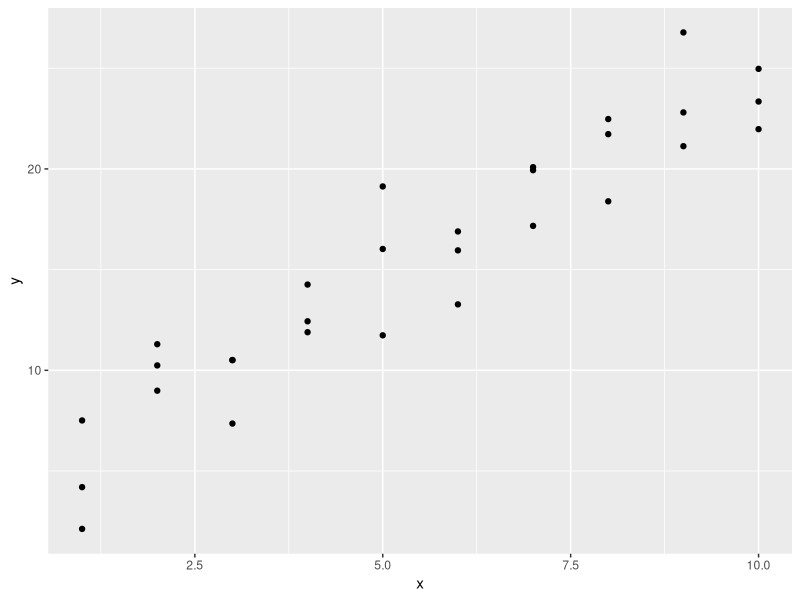
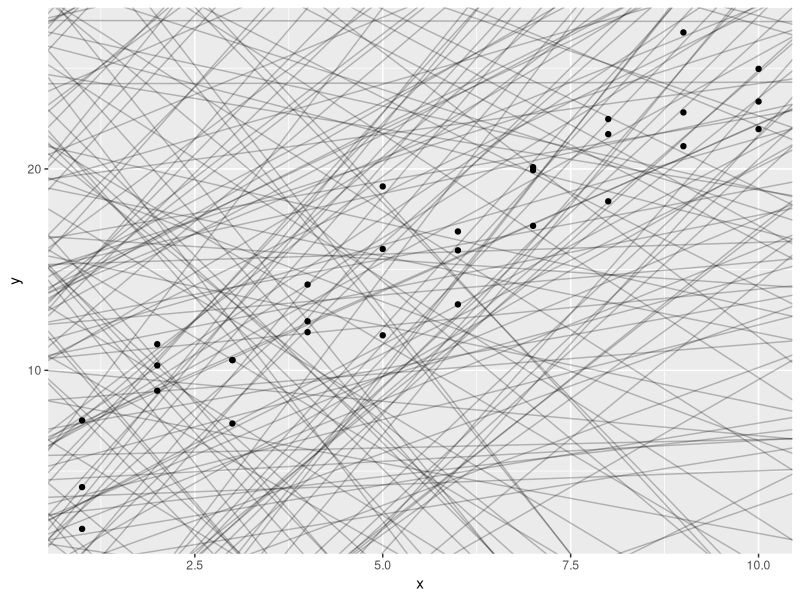
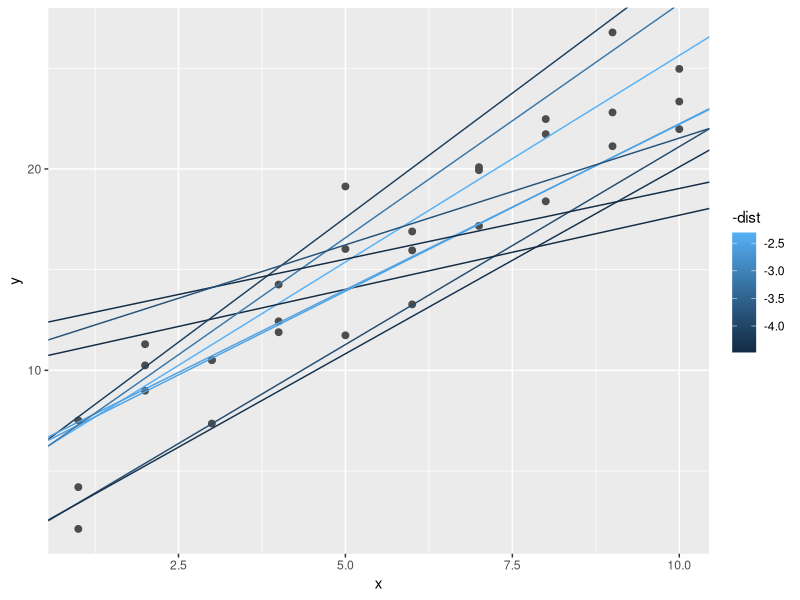
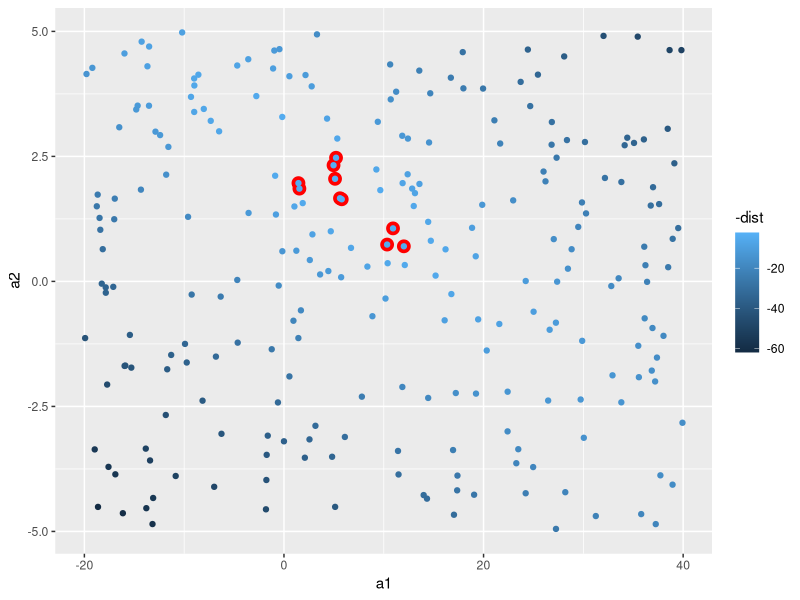
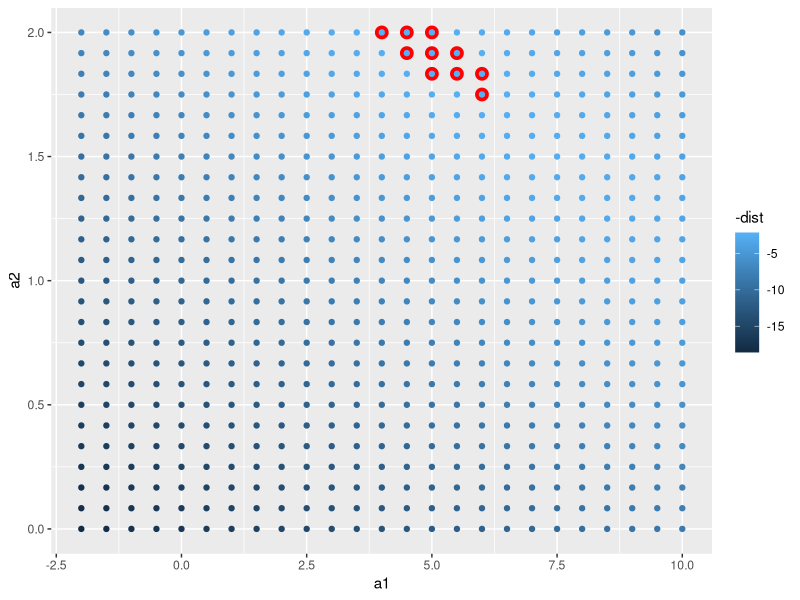
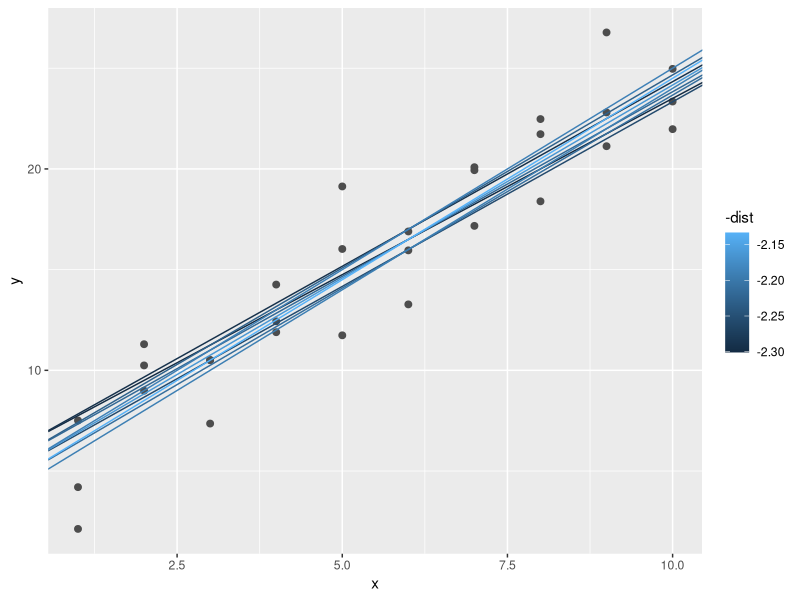
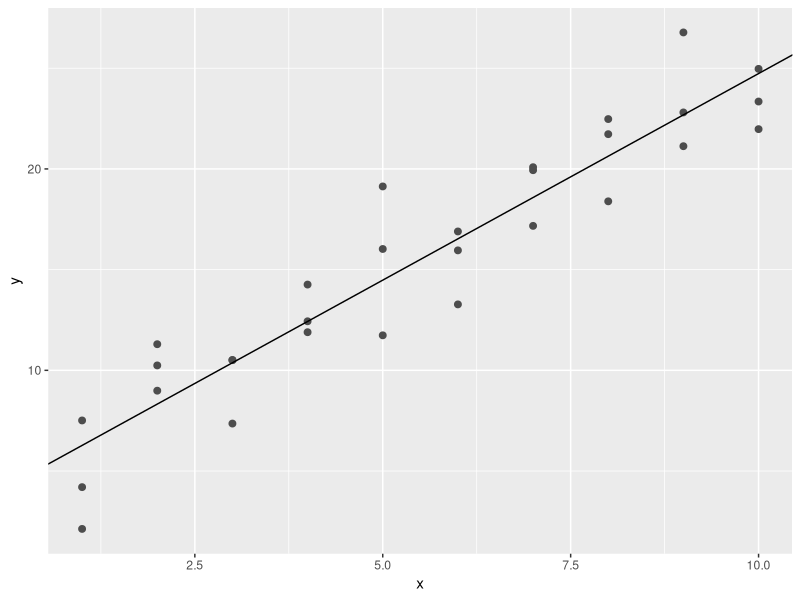
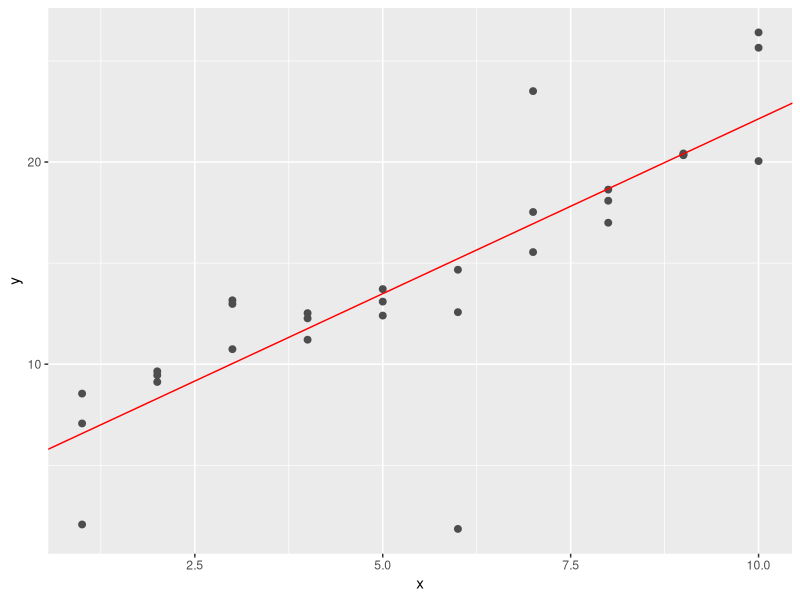

Reproduce these figures in R, in order.
## ---- chunk 1
library(tidyverse)

library(modelr)
options(na.action = na.warn)
## ---- chunk 2
ggplot(sim1, aes(x, y)) +
  geom_point()
## ---- chunk 3
cor(sim1$x, sim1$y)
## ---- chunk 4
models <- tibble(
  a1 = runif(250, -20, 40),
  a2 = runif(250, -5, 5)
)

ggplot(sim1, aes(x, y)) + 
  geom_abline(
    aes(intercept = a1, slope = a2), 
    data = models, alpha = 1/4
  ) +
  geom_point()
## ---- chunk 5
model1 <- function(a, data) {
  a[1] + data$x * a[2]
}

model1(c(7, 1.5), sim1)
## ---- chunk 6
measure_distance <- function(mod, data) {
  diff <- data$y - model1(mod, data)
  sqrt(mean(diff ^ 2))
}
measure_distance(c(7, 1.5), sim1)
## ---- chunk 7
sim1_dist <- function(a1, a2) {
  measure_distance(c(a1, a2), sim1)
}

models <- models %>% 
  mutate(dist = purrr::map2_dbl(a1, a2, sim1_dist))
models
## ---- chunk 8
ggplot(sim1, aes(x, y)) + 
  geom_point(size = 2, color = "grey30") + 
  geom_abline(
    aes(intercept = a1, slope = a2, color = -dist), 
    data = filter(models, rank(dist) <= 10)
  )
## ---- chunk 9
ggplot(models, aes(a1, a2)) +
  geom_point(data = filter(models, rank(dist) <= 10), size = 4, colour = "red") +
  geom_point(aes(colour = -dist))
## ---- chunk 10
grid <- expand.grid(
  a1 = seq(-2, 10, length = 25),
  a2 = seq(0, 2, length = 25)
  ) %>% 
  mutate(dist = purrr::map2_dbl(a1, a2, sim1_dist))

grid %>% 
  ggplot(aes(a1, a2)) +
  geom_point(data = filter(grid, rank(dist) <= 10), size = 4, colour = "red") +
  geom_point(aes(colour = -dist)) 
## ---- chunk 11
ggplot(sim1, aes(x, y)) + 
  geom_point(size = 2, colour = "grey30") + 
  geom_abline(
    aes(intercept = a1, slope = a2, colour = -dist), 
    data = filter(grid, rank(dist) <= 10)
  )
## ---- chunk 12
sim1_mod <- lm(y ~ x, data = sim1)
coef(sim1_mod)
## ---- chunk 13
ggplot(sim1, aes(x, y)) + 
  geom_point(size = 2, colour = "grey30") + 
  geom_abline(intercept = coef(sim1_mod)[1], slope = coef(sim1_mod)[2])
## ---- chunk 14
sim1a <- tibble(
  x = rep(1:10, each = 3),
  y = x * 1.5 + 6 + rt(length(x), df = 2)
)
## ---- chunk 15
sim1a_mod <- lm(y ~ x, sim1a)

ggplot(sim1a, aes(x, y)) + 
  geom_point(size = 2, color = "grey30") + 
  geom_abline(intercept = coef(sim1a_mod)[1], slope = coef(sim1a_mod)[2], color = "red")
## ---- chunk 16
simt <- function(i) {
  tibble(
    x = rep(1:10, each = 3),
    y = x * 1.5 + 6 + rt(length(x), df = 2),
    id = i
  )
}

sims <- map_df(1:15, simt)

ggplot(sims, aes(x, y)) +
  geom_point() +
  geom_smooth(method = "lm", color = "red") +
  facet_wrap(~id, ncol = 5)
## ---- chunk 17
sim_norm <- function(i) {
  tibble(
    x = rep(1:10, each = 3),
    y = x * 1.5 + 6 + rnorm(length(x)),
    .id = i
  )
}

simdf_norm <- map_df(1:12, sim_norm)

ggplot(simdf_norm, aes(x = x, y = y)) +
  geom_point() +
  geom_smooth(method = "lm", colour = "red") +
  facet_wrap(~.id, ncol = 4)
## ---- chunk 18
tibble(
  x = seq(-5, 5, length.out = 100),
  normal = dnorm(x),
  student_t = dt(x, df = 2)
) %>%
  gather(distribution, density, -x) %>%
  ggplot(aes(x = x, y = density, color = distribution)) +
  geom_line()
## ---- chunk 19
pnorm(2, lower.tail = FALSE)
## ---- chunk 20
pt(2, df = 2, lower.tail = FALSE)
## ---- chunk 21
measure_distance <- function(mod, data) {
  diff <- data$y - model1(mod, data)
  mean(abs(diff))
}
## ---- chunk 22
make_prediction <- function(mod, data) {
  mod[1] + mod[2] * data$x
}
## ---- chunk 23
best <- optim(c(0, 0), measure_distance, data = sim1a)
best$par
## ---- chunk 24
measure_distance_ls <- function(mod, data) {
  diff <- data$y - (mod[1] + mod[2] * data$x)
  sqrt(mean(diff^2))
}

best <- optim(c(0, 0), measure_distance_ls, data = sim1a)
best$par
## ---- chunk 25
model3 <- function(a, data) {
  a[1] + data$x * a[2] + a[3]
}
## ---- chunk 26
measure_distance_3 <- function(a, data) {
  diff <- data$y - model3(a, data)
  sqrt(mean(diff^2))
}
## ---- chunk 27
best3a <- optim(c(0, 0, 0), measure_distance_3, data = sim1)
best3a$par

best3b <- optim(c(0, 0, 1), measure_distance_3, data = sim1)
best3b$par

best3c <- optim(c(0, 0, 5), measure_distance_3, data = sim1)
best3c$par
## ---- chunk 28
grid <- sim1 %>%
  data_grid(x)
## ---- chunk 29
grid <- grid %>%
  add_predictions(sim1_mod) # sim1_mod --- это модель
## ---- chunk 30
ggplot(sim1, aes(x)) +
  geom_point(aes(y = y)) +
  geom_line(aes(y = pred), data = grid, color = "red", size = 1)
## ---- chunk 31
sim1 <- sim1 %>%
  add_residuals(sim1_mod)
## ---- chunk 32
ggplot(sim1, aes(resid)) + 
  geom_freqpoly(binwidth = 0.5)
## ---- chunk 33
ggplot(sim1, aes(x, resid)) + 
  geom_ref_line(h = 0) +
  geom_point()
## ---- chunk 34
sim1_loess <- loess(y ~ x, data = sim1)
sim1_lm <- lm(y ~ x, data = sim1)
## ---- chunk 35
grid_loess <- sim1 %>%
  add_predictions(sim1_loess)
## ---- chunk 36
sim1 <- sim1 %>%
  add_residuals(sim1_lm) %>%
  add_predictions(sim1_lm) %>%
  add_residuals(sim1_loess, var = "resid_loess") %>%
  add_predictions(sim1_loess, var = "pred_loess")
## ---- chunk 37
ggplot(sim1, aes(x, y)) + 
  geom_point(size = 2, color = "grey30") + 
  geom_smooth(se = F, size = 2, color = "blue") +
  geom_line(aes(x, pred), data = grid_loess, color = "red") +
  geom_line(aes(y = pred), data = grid, color = "green")
## ---- chunk 38
ggplot(sim1, aes(x = x)) +
  geom_ref_line(h = 0) +
  geom_point(aes(y = resid)) +
  geom_point(aes(y = resid_loess), colour = "red")
## ---- chunk 39
sim1_mod <- lm(y ~ x, data = sim1)
grid <- sim1 %>%
  data_grid(x)
## ---- chunk 40
grid %>%
  add_predictions(sim1_mod, var = "pred_lm") %>%
  add_predictions(sim1_loess, var = "pred_loess")
## ---- chunk 41
grid %>%
  gather_predictions(sim1_mod, sim1_loess)
## ---- chunk 42
grid %>%
  spread_predictions(sim1_mod, sim1_loess)
